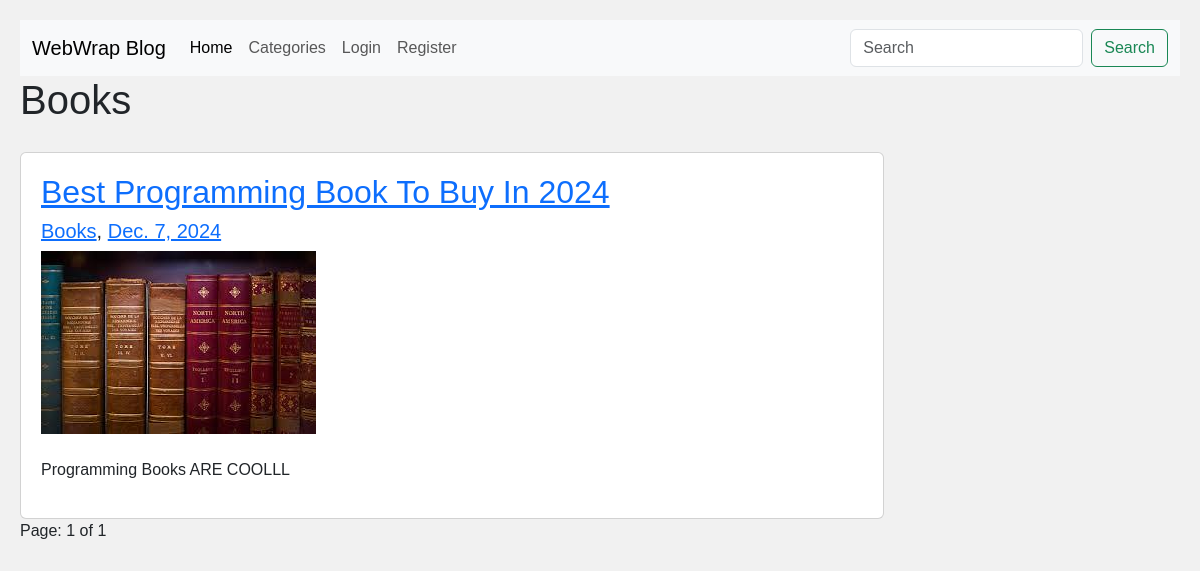
The page /categories/Books/ on the database as committed earlier.
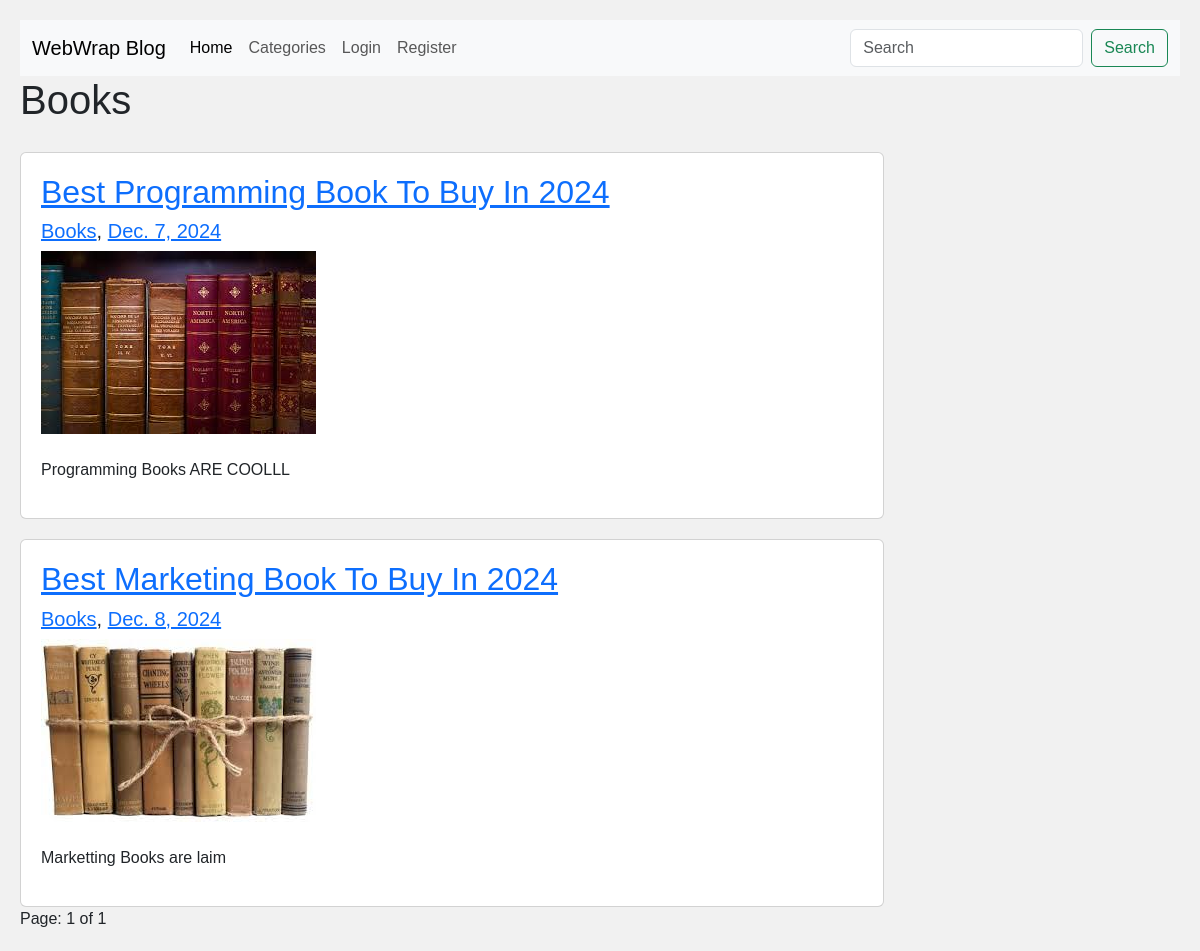
The same page on the database as committed later.
### main/models.py (models this page shows, shortened)
class BlogPost(models.Model):
    user = models.ForeignKey(User, on_delete=models.CASCADE)
    heading = models.CharField(max_length=300)
    category = models.ForeignKey(Category, on_delete=models.CASCADE)
    description = models.CharField(max_length=250, default='', blank=True, null=True)
    image = models.ImageField(upload_to='images/')
    date = models.DateField(default=datetime.datetime.today)

class Category(models.Model):
    name = models.CharField(max_length=50)
    def __str__(self):
        return self.name
    class Meta:
        verbose_name_plural = 'Categories'

### main/views.py (the view)
# urls.py: path('categories/<str:category>/', views.category, name="category"),
def category(request, category):
    one_category = Category.objects.get(name=category)
    category_posts = BlogPost.objects.filter(category=one_category)
    blogpost_name = request.GET.get('blogpost_name')
    if blogpost_name != '' and blogpost_name is not None:
        category_posts = category_posts.filter(heading__icontains=blogpost_name)
    paginator = Paginator(category_posts, 4)
    page_number = request.GET.get('page')
    category_posts = paginator.get_page(page_number)
    return render(request, 'main/category.html', {'one_category': one_category, 'category_posts': category_posts})

### main/templates/main/category.html (shortened to what this page needs)
{% extends 'main/base.html' %}
{% block content %}
<h1>{{one_category.name}}</h1>
<div class="row">
    <div class="leftcolumn">
        {% for post in category_posts %}
        <div class="card">
            <a href="{% url 'blog_post' post.id %}">
                <h2>{{ post.heading }}</h2>
            </a>
            <h5><a href="{% url 'category' post.category %}">{{ post.category }}</a>, <a
                    href="{% url 'blog_post' post.id %}">{{ post.date }}</a></h5>
            <a href="{% url 'blog_post' post.id %}"><img src="{{ post.image.url }}"
                    style="height:183px;width:275px;" /></a>
            <br />
            <p>{{ post.description }}</p>
        </div>
        {% endfor %}
        Page: {{ category_posts.number }} of {{ category_posts.paginator.num_pages }} <br />
    </div>
</div>
{% endblock %}

Rows that differ between the two databases and show on the page:
added BlogPost: heading "Best Marketing Book To Buy In 2024", category "Books", date "Dec. 8, 2024", image (picture), description "Marketting Books are laim"
